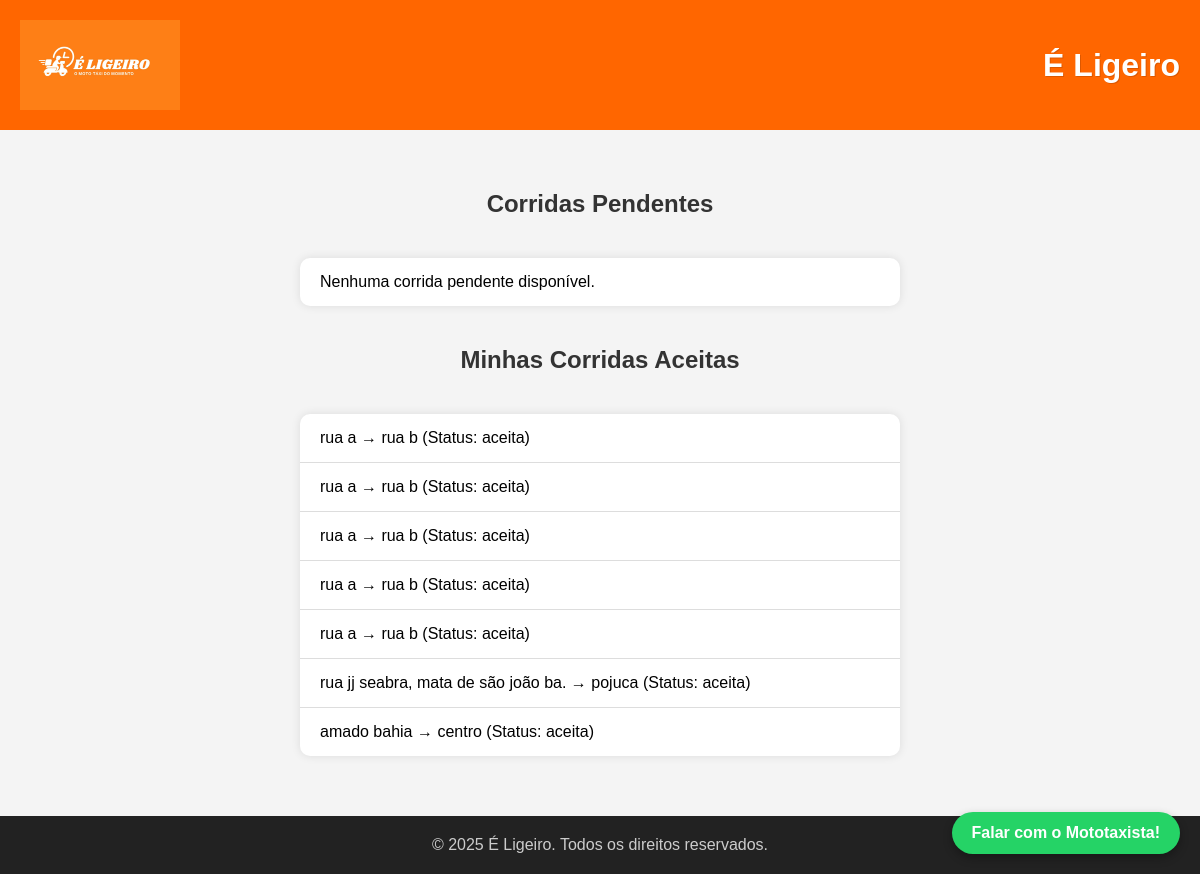
The page /painel-mototaxista/ (signed in) on the database as committed earlier.
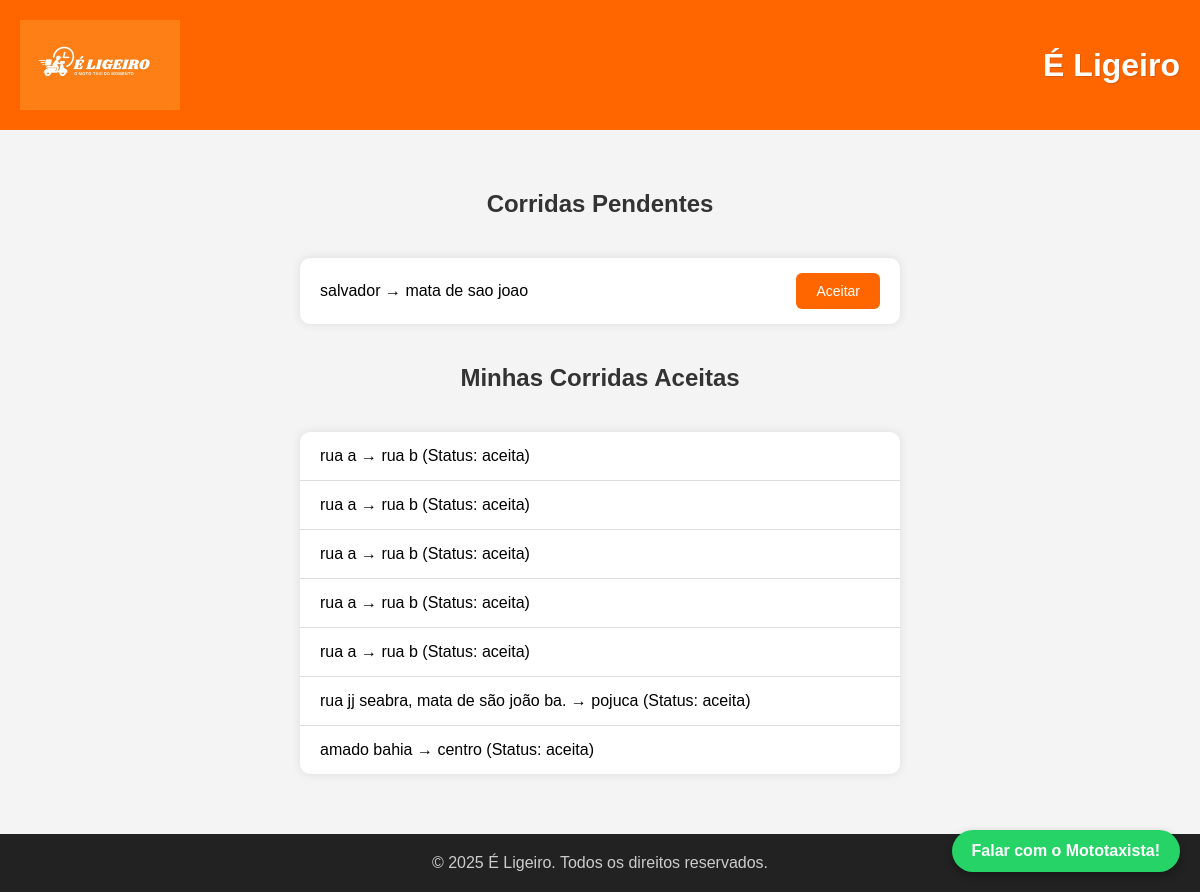
The same page on the database as committed later.
### core/models.py (models this page shows)
class Corrida(models.Model):
    cliente = models.ForeignKey(Usuario, on_delete=models.CASCADE, related_name='corridas_cliente')
    mototaxista = models.ForeignKey(Usuario, on_delete=models.SET_NULL, null=True, blank=True, related_name='corridas_mototaxista')
    origem = models.CharField(max_length=255)
    destino = models.CharField(max_length=255)
    status = models.CharField(max_length=20, choices=[('pendente', 'Pendente'), ('aceita', 'Aceita'), ('finalizada', 'Finalizada')], default='pendente')
    data = models.DateTimeField(auto_now_add=True)

### core/views.py (the view)
# urls.py: path('painel-mototaxista/', views.painel_mototaxista, name='painel_mototaxista'),
@login_required
def painel_mototaxista(request):
    corridas_pendentes = Corrida.objects.filter(status='pendente')
    corridas_aceitas = Corrida.objects.filter(status='aceita', mototaxista=request.user)
    return render(request, 'core/painel_mototaxista.html', {
        'corridas_pendentes': corridas_pendentes,
        'corridas_aceitas': corridas_aceitas,
    })

### core/templates/core/painel_mototaxista.html (shortened to what this page needs)
{% load static %}
<html lang="pt-br">
<head>
</head>
<body>
  <header>
    <img src="{% static 'logo.jpeg' %}" alt="Logo É Ligeiro">
    <h1>É Ligeiro</h1>
  </header>
  <div class="container">
    {% block content %}
      <h2>Corridas Pendentes</h2>
      <ul>
        {% for corrida in corridas_pendentes %}
          <li>
            {{ corrida.origem }} → {{ corrida.destino }}
            <a href="{% url 'aceitar_corrida' corrida.id %}" class="btn">Aceitar</a>
          </li>
        {% empty %}
          <li>Nenhuma corrida pendente disponível.</li>
        {% endfor %}
      </ul>
      <h2>Minhas Corridas Aceitas</h2>
      <ul>
        {% for corrida in corridas_aceitas %}
          <li>
            {{ corrida.origem }} → {{ corrida.destino }} (Status: {{ corrida.status }})
          </li>
        {% empty %}
          <li>Você não aceitou nenhuma corrida ainda.</li>
        {% endfor %}
      </ul>
    {% endblock %}
  </div>
  <a href="https://wa.me/5571984556226" target="_blank" class="whatsapp-button">Falar com o Mototaxista!</a>
  <footer>
    &copy; 2025 É Ligeiro. Todos os direitos reservados.
  </footer>
</body>
</html>

Rows that differ between the two databases and show on the page:
added Corrida: origem "salvador", destino "mata de sao joao", shown under "Corridas Pendentes"
Other text that changed with them:
text no longer shown: "Nenhuma corrida pendente disponível."
